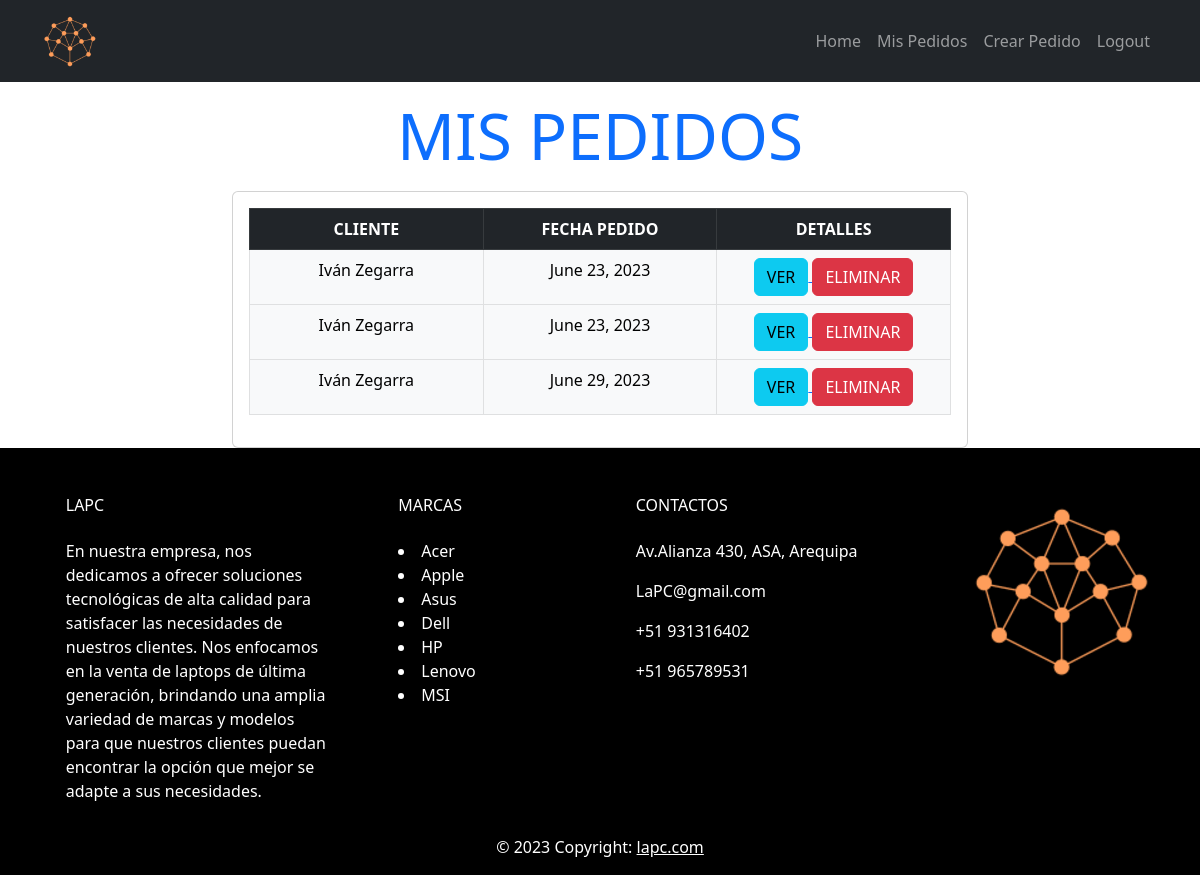
The app's page /index/ (signed in) with its own data.
### tienda/models.py (models this page shows, shortened)
class PedidoCabecera(models.Model):
    PedCabCodCli = models.ForeignKey(Cliente, on_delete=models.CASCADE)
    PedCabCodVen = models.ForeignKey(Vendedor, on_delete=models.CASCADE)
    PedCabFec = models.DateField(auto_now=False, auto_now_add=False)
    PedCabEstReg = models.BooleanField(default=True)

class Cliente(AbstractUser):
    CliDNI = models.CharField(max_length=8)
    CliApePat = models.CharField(max_length=20)
    CliNom = models.CharField(max_length=20)
    CliEstReg = models.BooleanField(default=True)
    def __str__(self):
        return self.CliNom + ' ' + self.CliApePat
    password = models.CharField(max_length=128, null=True)
    username = models.CharField(max_length=150, unique=True, null=True)

### tienda/views.py (the view)
# urls.py: path('index/', views.Index, name='index'),
@login_required
def Index(request):
    pedido = PedidoCabecera.objects.filter(PedCabCodCli=request.user)
    return render(request, 'index.html', {'pedidos' : pedido})

### tienda/templates/index.html (shortened to what this page needs)
{% extends 'base.html' %}
{% block content %}
    <div class="container">
        <h1 class="text-center mt-3 mb-3 display-3 text-primary font-weight-bold">MIS PEDIDOS</h1>
        <div class="row justify-content-center">
            <div class="col-md-8">
                <div class="card">
                    <div class="card-body">
                        <table class="table table-bordered text-center">
                            <thead class="thead-dark table-dark">
                                <tr>
                                    <th class="col-4">CLIENTE</th>
                                    <th class="col-4">FECHA PEDIDO</th>
                                    <th class="col-4">DETALLES</th>
                                </tr>
                            </thead>
                            <tbody class="table-light">
                                {% for pedido in pedidos %}
                                    <tr>
                                        <td class="col-4">{{ pedido.PedCabCodCli }}</td>
                                        <td class="col-4">{{ pedido.PedCabFec }}</td>
                                        <td class="col-4">
                                            <a href="{% url 'pedido_detalle' pedido.id %}">
                                                <button type="button" class="btn btn-info  btn-rounded" >
                                                    VER
                                                </button>
                                            </a>
                                            <a href="{% url 'eliminar_pedido' pedido.id %}">
                                                <button type="submit" class="btn btn-danger btn-rounded ">
                                                    ELIMINAR
                                                </button>
                                            </a>
                                        </td>
                                    </tr>
                                {% endfor %}
                            </tbody>
                        </table>
                    </div>
                </div>
            </div>
        </div>
    </div>
{% endblock %}

### tienda/templates/base.html (shortened to what this page needs)
<!DOCTYPE html>
<html lang="en">
<head>
    <link rel="stylesheet"  href="https://cdn.jsdelivr.net/npm/bootstrap@5.3.0/dist/css/bootstrap.min.css">
</head>
<body>
  {% load static %}
    <nav class="navbar navbar-expand-lg bg-dark navbar-dark">
        <div class="container">
          <a class="navbar-brand" href="/">
            <img src="{% static '/img/logo.png' %}" alt="Logo de la tienda" width="30%" height="auto">
          </a>
          <div class="collapse navbar-collapse" id="navbarNav">
            <ul class="navbar-nav ms-auto">
                <li class="nav-item">
                    <a class="nav-link" href="/">Home</a>
                </li>
                {% if user.is_authenticated %}
                <li class="nav-item">
                    <a  href="/index" class="nav-link">Mis Pedidos</a>
                </li>
                <li class="nav-item">
                    <a href="/index/crear_pedido/" class="nav-link">Crear Pedido</a>
                </li>
                <li class="nav-item">
                    <a href="/logout" class="nav-link">Logout</a>
                </li>
                {% endif %}
            </ul>
          </div>
        </div>
      </nav>
    {% block content %}
    {% endblock %}
    {% include 'footer.html' %}
</body>
</html>

### tienda/templates/footer.html (shortened to what this page needs)
{% load static %}
<footer class="text-center text-lg-start text-white" style="background-color: black">
    <div class="container ">
        <section class="">
            <div class="row">
                <div class="col-md-3 col-lg-3 col-xl-3 mx-auto mt-5">
                    <h6 class="text-uppercase mb-4 font-weight-bold">
                       LaPC
                    </h6>
                    <p>
                        En nuestra empresa, nos dedicamos a ofrecer soluciones tecnológicas de alta calidad para satisfacer las necesidades de nuestros clientes. Nos enfocamos en la venta de laptops de última generación, brindando una amplia variedad de marcas y modelos para que nuestros clientes puedan encontrar la opción que mejor se adapte a sus necesidades.
                    </p>
                </div>
                <div class="col-md-2 col-lg-2 col-xl-2 mx-auto mt-5">
                    <h6 class="text-uppercase mb-4 font-weight-bold">Marcas</h6>
                    <li><a href="{% url 'marca_detail' marca_id=1 %}" class="text-white" style="text-decoration:none">Acer</a></li>
                    <li><a href="{% url 'marca_detail' marca_id=2 %}" class="text-white" style="text-decoration:none">Apple</a></li>
                    <li><a href="{% url 'marca_detail' marca_id=3 %}" class="text-white" style="text-decoration:none">Asus</a></li>
                    <li><a href="{% url 'marca_detail' marca_id=4 %}" class="text-white" style="text-decoration:none">Dell</a></li>
                    <li><a href="{% url 'marca_detail' marca_id=5 %}" class="text-white" style="text-decoration:none">HP</a></li>
                    <li><a href="{% url 'marca_detail' marca_id=6 %}" class="text-white" style="text-decoration:none">Lenovo</a></li>
                    <li><a href="{% url 'marca_detail' marca_id=7 %}" class="text-white" style="text-decoration:none">MSI</a></li>
                </div>
                <div class="col-md-4 col-lg-3 col-xl-3 mx-auto mt-5">
                    <h6 class="text-uppercase mb-4 font-weight-bold">Contactos</h6>
                    <p> Av.Alianza 430, ASA, Arequipa</p>
                    <p> LaPC@gmail.com</p>
                    <p> +51 931316402</p>
                    <p> +51 965789531</p>
                </div>
                <div class="col-md-3 col-lg-2 col-xl-2 mx-auto mt-5">
                    <img src="{% static '/img/logo.png' %}" alt="">
                </div>
            </div>
        </section>
    </div>
    <div class="text-center p-3" style="background-color: rgba(0, 0, 0, 0.2)">
        © 2023 Copyright:
        <a class="text-white" href="/">lapc.com</a>
    </div>
</footer>

### records on screen
PedidoCabecera: PedCabCodCli "Iván Zegarra", PedCabFec "June 23, 2023"
PedidoCabecera: PedCabCodCli "Iván Zegarra", PedCabFec "June 23, 2023"
PedidoCabecera: PedCabCodCli "Iván Zegarra", PedCabFec "June 29, 2023"
